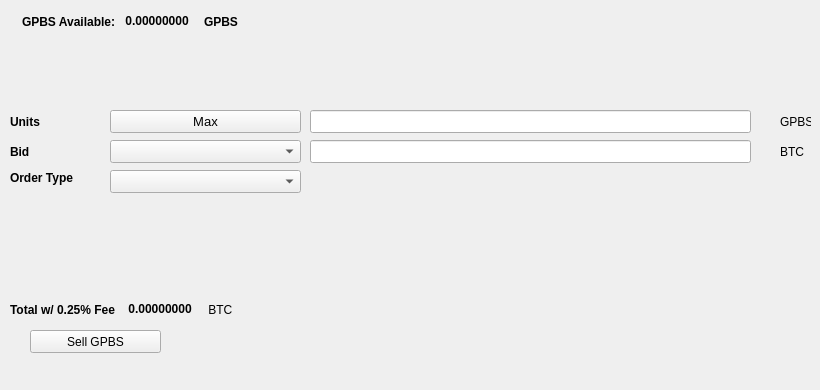
   <widget class="QWidget" name="SellTab">
    <attribute name="title">
     <string>Sell</string>
    </attribute>
    <widget class="QLabel" name="label_16">
     <property name="geometry">
      <rect>
       <x>780</x>
       <y>140</y>
       <width>31</width>
       <height>23</height>
      </rect>
     </property>
     <property name="text">
      <string>BTC</string>
     </property>
    </widget>
    <widget class="QComboBox" name="SellBidcomboBox">
     <property name="geometry">
      <rect>
       <x>110</x>
       <y>140</y>
       <width>191</width>
       <height>23</height>
      </rect>
     </property>
     <property name="font">
      <font>
       <pointsize>10</pointsize>
      </font>
     </property>
    </widget>
    <widget class="QLabel" name="label_18">
     <property name="geometry">
      <rect>
       <x>10</x>
       <y>110</y>
       <width>46</width>
       <height>23</height>
      </rect>
     </property>
     <property name="font">
      <font>
       <weight>75</weight>
       <bold>true</bold>
      </font>
     </property>
     <property name="text">
      <string>Units</string>
     </property>
    </widget>
    <widget class="QPushButton" name="Sell_Max_Amount">
     <property name="geometry">
      <rect>
       <x>110</x>
       <y>110</y>
       <width>191</width>
       <height>23</height>
      </rect>
     </property>
     <property name="font">
      <font>
       <pointsize>10</pointsize>
      </font>
     </property>
     <property name="text">
      <string>Max</string>
     </property>
    </widget>
    <widget class="QLabel" name="label_20">
     <property name="geometry">
      <rect>
       <x>10</x>
       <y>170</y>
       <width>91</width>
       <height>16</height>
      </rect>
     </property>
     <property name="font">
      <font>
       <weight>75</weight>
       <bold>true</bold>
      </font>
     </property>
     <property name="text">
      <string>Order Type</string>
     </property>
    </widget>
    <widget class="QComboBox" name="SellOrdertypeCombo">
     <property name="geometry">
      <rect>
       <x>110</x>
       <y>170</y>
       <width>191</width>
       <height>23</height>
      </rect>
     </property>
     <property name="font">
      <font>
       <pointsize>10</pointsize>
      </font>
     </property>
    </widget>
    <widget class="QLabel" name="label_21">
     <property name="geometry">
      <rect>
       <x>10</x>
       <y>140</y>
       <width>46</width>
       <height>23</height>
      </rect>
     </property>
     <property name="font">
      <font>
       <weight>75</weight>
       <bold>true</bold>
      </font>
     </property>
     <property name="text">
      <string>Bid</string>
     </property>
    </widget>
    <widget class="QLabel" name="label_22">
     <property name="geometry">
      <rect>
       <x>780</x>
       <y>110</y>
       <width>31</width>
       <height>23</height>
      </rect>
     </property>
     <property name="text">
      <string>GPBS</string>
     </property>
    </widget>
    <widget class="QLineEdit" name="UnitsInputENZ">
     <property name="geometry">
      <rect>
       <x>310</x>
       <y>110</y>
       <width>441</width>
       <height>23</height>
      </rect>
     </property>
     <property name="font">
      <font>
       <pointsize>9</pointsize>
       <weight>75</weight>
       <bold>true</bold>
      </font>
     </property>
    </widget>
    <widget class="QLineEdit" name="SellBidPriceEdit">
     <property name="geometry">
      <rect>
       <x>310</x>
       <y>140</y>
       <width>441</width>
       <height>23</height>
      </rect>
     </property>
     <property name="font">
      <font>
       <pointsize>9</pointsize>
       <weight>75</weight>
       <bold>true</bold>
      </font>
     </property>
    </widget>
    <widget class="QPushButton" name="SellENZBTN">
     <property name="geometry">
      <rect>
       <x>30</x>
       <y>330</y>
       <width>131</width>
       <height>23</height>
      </rect>
     </property>
     <property name="text">
      <string>Sell GPBS</string>
     </property>
     <property name="icon">
      <iconset resource="../britishpound">
       <normaloff>:/icons/bitcoin</normaloff>:/icons/bitcoin</iconset>
     </property>
    </widget>
    <widget class="QWidget" name="layoutWidget3">
     <property name="geometry">
      <rect>
       <x>22</x>
       <y>12</y>
       <width>258</width>
       <height>19</height>
      </rect>
     </property>
     <layout class="QHBoxLayout" name="horizontalLayout">
      <item>
       <widget class="QLabel" name="label232_2">
        <property name="font">
         <font>
          <weight>75</weight>
          <bold>true</bold>
         </font>
        </property>
        <property name="text">
         <string>GPBS Available:</string>
        </property>
       </widget>
      </item>
      <item>
       <widget class="QLabel" name="ENZAvailableLabel">
        <property name="palette">
         <palette>
          <active>
           <colorrole role="WindowText">
            <brush brushstyle="SolidPattern">
             <color alpha="255">
              <red>0</red>
              <green>0</green>
              <blue>0</blue>
             </color>
            </brush>
           </colorrole>
           <colorrole role="Button">
            <brush brushstyle="SolidPattern">
             <color alpha="255">
              <red>0</red>
              <green>170</green>
              <blue>0</blue>
             </color>
            </brush>
           </colorrole>
           <colorrole role="Light">
            <brush brushstyle="SolidPattern">
             <color alpha="255">
              <red>0</red>
              <green>255</green>
              <blue>0</blue>
             </color>
            </brush>
           </colorrole>
           <colorrole role="Midlight">
            <brush brushstyle="SolidPattern">
             <color alpha="255">
              <red>0</red>
              <green>212</green>
              <blue>0</blue>
             </color>
            </brush>
           </colorrole>
           <colorrole role="Dark">
            <brush brushstyle="SolidPattern">
             <color alpha="255">
              <red>0</red>
              <green>85</green>
              <blue>0</blue>
             </color>
            </brush>
           </colorrole>
           <colorrole role="Mid">
            <brush brushstyle="SolidPattern">
             <color alpha="255">
              <red>0</red>
              <green>113</green>
              <blue>0</blue>
             </color>
            </brush>
           </colorrole>
           <colorrole role="Text">
            <brush brushstyle="SolidPattern">
             <color alpha="255">
              <red>0</red>
              <green>170</green>
              <blue>0</blue>
             </color>
            </brush>
           </colorrole>
           <colorrole role="BrightText">
            <brush brushstyle="SolidPattern">
             <color alpha="255">
              <red>255</red>
              <green>255</green>
              <blue>255</blue>
             </color>
            </brush>
           </colorrole>
           <colorrole role="ButtonText">
            <brush brushstyle="SolidPattern">
             <color alpha="255">
              <red>0</red>
              <green>0</green>
              <blue>0</blue>
             </color>
            </brush>
           </colorrole>
           <colorrole role="Base">
            <brush brushstyle="SolidPattern">
             <color alpha="255">
              <red>255</red>
              <green>255</green>
              <blue>255</blue>
             </color>
            </brush>
           </colorrole>
           <colorrole role="Window">
            <brush brushstyle="SolidPattern">
             <color alpha="255">
              <red>0</red>
              <green>170</green>
              <blue>0</blue>
             </color>
            </brush>
           </colorrole>
           <colorrole role="Shadow">
            <brush brushstyle="SolidPattern">
             <color alpha="255">
              <red>0</red>
              <green>0</green>
              <blue>0</blue>
             </color>
            </brush>
           </colorrole>
           <colorrole role="AlternateBase">
            <brush brushstyle="SolidPattern">
             <color alpha="255">
              <red>127</red>
              <green>212</green>
              <blue>127</blue>
             </color>
            </brush>
           </colorrole>
           <colorrole role="ToolTipBase">
            <brush brushstyle="SolidPattern">
             <color alpha="255">
              <red>255</red>
              <green>255</green>
              <blue>220</blue>
             </color>
            </brush>
           </colorrole>
           <colorrole role="ToolTipText">
            <brush brushstyle="SolidPattern">
             <color alpha="255">
              <red>0</red>
              <green>0</green>
              <blue>0</blue>
             </color>
            </brush>
           </colorrole>
          </active>
          <inactive>
           <colorrole role="WindowText">
            <brush brushstyle="SolidPattern">
             <color alpha="255">
              <red>0</red>
              <green>0</green>
              <blue>0</blue>
             </color>
            </brush>
           </colorrole>
           <colorrole role="Button">
            <brush brushstyle="SolidPattern">
             <color alpha="255">
              <red>0</red>
              <green>170</green>
              <blue>0</blue>
             </color>
            </brush>
           </colorrole>
           <colorrole role="Light">
            <brush brushstyle="SolidPattern">
             <color alpha="255">
              <red>0</red>
              <green>255</green>
              <blue>0</blue>
             </color>
            </brush>
           </colorrole>
           <colorrole role="Midlight">
            <brush brushstyle="SolidPattern">
             <color alpha="255">
              <red>0</red>
              <green>212</green>
              <blue>0</blue>
             </color>
            </brush>
           </colorrole>
           <colorrole role="Dark">
            <brush brushstyle="SolidPattern">
             <color alpha="255">
              <red>0</red>
              <green>85</green>
              <blue>0</blue>
             </color>
            </brush>
           </colorrole>
           <colorrole role="Mid">
            <brush brushstyle="SolidPattern">
             <color alpha="255">
              <red>0</red>
              <green>113</green>
              <blue>0</blue>
             </color>
            </brush>
           </colorrole>
           <colorrole role="Text">
            <brush brushstyle="SolidPattern">
             <color alpha="255">
              <red>0</red>
              <green>170</green>
              <blue>0</blue>
             </color>
            </brush>
           </colorrole>
           <colorrole role="BrightText">
            <brush brushstyle="SolidPattern">
             <color alpha="255">
              <red>255</red>
              <green>255</green>
              <blue>255</blue>
             </color>
            </brush>
           </colorrole>
           <colorrole role="ButtonText">
            <brush brushstyle="SolidPattern">
             <color alpha="255">
              <red>0</red>
              <green>0</green>
              <blue>0</blue>
             </color>
            </brush>
           </colorrole>
           <colorrole role="Base">
            <brush brushstyle="SolidPattern">
             <color alpha="255">
              <red>255</red>
              <green>255</green>
              <blue>255</blue>
             </color>
            </brush>
           </colorrole>
           <colorrole role="Window">
            <brush brushstyle="SolidPattern">
             <color alpha="255">
              <red>0</red>
              <green>170</green>
              <blue>0</blue>
             </color>
            </brush>
           </colorrole>
           <colorrole role="Shadow">
            <brush brushstyle="SolidPattern">
             <color alpha="255">
              <red>0</red>
              <green>0</green>
              <blue>0</blue>
             </color>
            </brush>
           </colorrole>
           <colorrole role="AlternateBase">
            <brush brushstyle="SolidPattern">
             <color alpha="255">
              <red>127</red>
              <green>212</green>
              <blue>127</blue>
             </color>
            </brush>
           </colorrole>
           <colorrole role="ToolTipBase">
            <brush brushstyle="SolidPattern">
             <color alpha="255">
              <red>255</red>
              <green>255</green>
              <blue>220</blue>
             </color>
            </brush>
           </colorrole>
           <colorrole role="ToolTipText">
            <brush brushstyle="SolidPattern">
             <color alpha="255">
              <red>0</red>
              <green>0</green>
              <blue>0</blue>
             </color>
            </brush>
           </colorrole>
          </inactive>
          <disabled>
           <colorrole role="WindowText">
            <brush brushstyle="SolidPattern">
             <color alpha="255">
              <red>0</red>
              <green>85</green>
              <blue>0</blue>
             </color>
            </brush>
           </colorrole>
           <colorrole role="Button">
            <brush brushstyle="SolidPattern">
             <color alpha="255">
              <red>0</red>
              <green>170</green>
              <blue>0</blue>
             </color>
            </brush>
           </colorrole>
           <colorrole role="Light">
            <brush brushstyle="SolidPattern">
             <color alpha="255">
              <red>0</red>
              <green>255</green>
              <blue>0</blue>
             </color>
            </brush>
           </colorrole>
           <colorrole role="Midlight">
            <brush brushstyle="SolidPattern">
             <color alpha="255">
              <red>0</red>
              <green>212</green>
              <blue>0</blue>
             </color>
            </brush>
           </colorrole>
           <colorrole role="Dark">
            <brush brushstyle="SolidPattern">
             <color alpha="255">
              <red>0</red>
              <green>85</green>
              <blue>0</blue>
             </color>
            </brush>
           </colorrole>
           <colorrole role="Mid">
            <brush brushstyle="SolidPattern">
             <color alpha="255">
              <red>0</red>
              <green>113</green>
              <blue>0</blue>
             </color>
            </brush>
           </colorrole>
           <colorrole role="Text">
            <brush brushstyle="SolidPattern">
             <color alpha="255">
              <red>0</red>
              <green>85</green>
              <blue>0</blue>
             </color>
            </brush>
           </colorrole>
           <colorrole role="BrightText">
            <brush brushstyle="SolidPattern">
             <color alpha="255">
              <red>255</red>
              <green>255</green>
              <blue>255</blue>
             </color>
            </brush>
           </colorrole>
           <colorrole role="ButtonText">
            <brush brushstyle="SolidPattern">
             <color alpha="255">
              <red>0</red>
              <green>85</green>
              <blue>0</blue>
             </color>
            </brush>
           </colorrole>
           <colorrole role="Base">
            <brush brushstyle="SolidPattern">
             <color alpha="255">
              <red>0</red>
              <green>170</green>
              <blue>0</blue>
             </color>
            </brush>
           </colorrole>
           <colorrole role="Window">
            <brush brushstyle="SolidPattern">
             <color alpha="255">
              <red>0</red>
              <green>170</green>
              <blue>0</blue>
             </color>
            </brush>
           </colorrole>
           <colorrole role="Shadow">
            <brush brushstyle="SolidPattern">
             <color alpha="255">
              <red>0</red>
              <green>0</green>
              <blue>0</blue>
             </color>
            </brush>
           </colorrole>
           <colorrole role="AlternateBase">
            <brush brushstyle="SolidPattern">
             <color alpha="255">
              <red>0</red>
              <green>170</green>
              <blue>0</blue>
             </color>
            </brush>
           </colorrole>
           <colorrole role="ToolTipBase">
            <brush brushstyle="SolidPattern">
             <color alpha="255">
              <red>255</red>
              <green>255</green>
              <blue>220</blue>
             </color>
            </brush>
           </colorrole>
           <colorrole role="ToolTipText">
            <brush brushstyle="SolidPattern">
             <color alpha="255">
              <red>0</red>
              <green>0</green>
              <blue>0</blue>
             </color>
            </brush>
           </colorrole>
          </disabled>
         </palette>
        </property>
        <property name="font">
         <font>
          <weight>75</weight>
          <bold>true</bold>
         </font>
        </property>
        <property name="text">
         <string> 0.00000000 </string>
        </property>
        <property name="textInteractionFlags">
         <set>Qt::LinksAccessibleByMouse|Qt::TextSelectableByKeyboard|Qt::TextSelectableByMouse</set>
        </property>
       </widget>
      </item>
      <item>
       <widget class="QLabel" name="labelENZ">
        <property name="font">
         <font>
          <weight>75</weight>
          <bold>true</bold>
         </font>
        </property>
        <property name="text">
         <string>GPBS</string>
        </property>
       </widget>
      </item>
     </layout>
    </widget>
    <widget class="QWidget" name="layoutWidget">
     <property name="geometry">
      <rect>
       <x>10</x>
       <y>300</y>
       <width>268</width>
       <height>19</height>
      </rect>
     </property>
     <layout class="QHBoxLayout" name="horizontalLayout_2">
      <item>
       <widget class="QLabel" name="label_19">
        <property name="font">
         <font>
          <weight>75</weight>
          <bold>true</bold>
         </font>
        </property>
        <property name="text">
         <string>Total w/ 0.25% Fee </string>
        </property>
       </widget>
      </item>
      <item>
       <widget class="QLabel" name="SellCostLabel">
        <property name="palette">
         <palette>
          <active>
           <colorrole role="WindowText">
            <brush brushstyle="SolidPattern">
             <color alpha="255">
              <red>0</red>
              <green>0</green>
              <blue>0</blue>
             </color>
            </brush>
           </colorrole>
           <colorrole role="Button">
            <brush brushstyle="SolidPattern">
             <color alpha="255">
              <red>0</red>
              <green>170</green>
              <blue>0</blue>
             </color>
            </brush>
           </colorrole>
           <colorrole role="Light">
            <brush brushstyle="SolidPattern">
             <color alpha="255">
              <red>0</red>
              <green>255</green>
              <blue>0</blue>
             </color>
            </brush>
           </colorrole>
           <colorrole role="Midlight">
            <brush brushstyle="SolidPattern">
             <color alpha="255">
              <red>0</red>
              <green>212</green>
              <blue>0</blue>
             </color>
            </brush>
           </colorrole>
           <colorrole role="Dark">
            <brush brushstyle="SolidPattern">
             <color alpha="255">
              <red>0</red>
              <green>85</green>
              <blue>0</blue>
             </color>
            </brush>
           </colorrole>
           <colorrole role="Mid">
            <brush brushstyle="SolidPattern">
             <color alpha="255">
              <red>0</red>
              <green>113</green>
              <blue>0</blue>
             </color>
            </brush>
           </colorrole>
           <colorrole role="Text">
            <brush brushstyle="SolidPattern">
             <color alpha="255">
              <red>0</red>
              <green>170</green>
              <blue>0</blue>
             </color>
            </brush>
           </colorrole>
           <colorrole role="BrightText">
            <brush brushstyle="SolidPattern">
             <color alpha="255">
              <red>255</red>
              <green>255</green>
              <blue>255</blue>
             </color>
            </brush>
           </colorrole>
           <colorrole role="ButtonText">
            <brush brushstyle="SolidPattern">
             <color alpha="255">
              <red>0</red>
              <green>0</green>
              <blue>0</blue>
             </color>
            </brush>
           </colorrole>
           <colorrole role="Base">
            <brush brushstyle="SolidPattern">
             <color alpha="255">
              <red>255</red>
              <green>255</green>
              <blue>255</blue>
             </color>
            </brush>
           </colorrole>
           <colorrole role="Window">
            <brush brushstyle="SolidPattern">
             <color alpha="255">
              <red>0</red>
              <green>170</green>
              <blue>0</blue>
             </color>
            </brush>
           </colorrole>
           <colorrole role="Shadow">
            <brush brushstyle="SolidPattern">
             <color alpha="255">
              <red>0</red>
              <green>0</green>
              <blue>0</blue>
             </color>
            </brush>
           </colorrole>
           <colorrole role="AlternateBase">
            <brush brushstyle="SolidPattern">
             <color alpha="255">
              <red>127</red>
              <green>212</green>
              <blue>127</blue>
             </color>
            </brush>
           </colorrole>
           <colorrole role="ToolTipBase">
            <brush brushstyle="SolidPattern">
             <color alpha="255">
              <red>255</red>
              <green>255</green>
              <blue>220</blue>
             </color>
            </brush>
           </colorrole>
           <colorrole role="ToolTipText">
            <brush brushstyle="SolidPattern">
             <color alpha="255">
              <red>0</red>
              <green>0</green>
              <blue>0</blue>
             </color>
            </brush>
           </colorrole>
          </active>
          <inactive>
           <colorrole role="WindowText">
            <brush brushstyle="SolidPattern">
             <color alpha="255">
              <red>0</red>
              <green>0</green>
              <blue>0</blue>
             </color>
            </brush>
           </colorrole>
           <colorrole role="Button">
            <brush brushstyle="SolidPattern">
             <color alpha="255">
              <red>0</red>
              <green>170</green>
              <blue>0</blue>
             </color>
            </brush>
           </colorrole>
           <colorrole role="Light">
            <brush brushstyle="SolidPattern">
             <color alpha="255">
              <red>0</red>
              <green>255</green>
              <blue>0</blue>
             </color>
            </brush>
           </colorrole>
           <colorrole role="Midlight">
            <brush brushstyle="SolidPattern">
             <color alpha="255">
              <red>0</red>
              <green>212</green>
              <blue>0</blue>
             </color>
            </brush>
           </colorrole>
           <colorrole role="Dark">
            <brush brushstyle="SolidPattern">
             <color alpha="255">
              <red>0</red>
              <green>85</green>
              <blue>0</blue>
             </color>
            </brush>
           </colorrole>
           <colorrole role="Mid">
            <brush brushstyle="SolidPattern">
             <color alpha="255">
              <red>0</red>
              <green>113</green>
              <blue>0</blue>
             </color>
            </brush>
           </colorrole>
           <colorrole role="Text">
            <brush brushstyle="SolidPattern">
             <color alpha="255">
              <red>0</red>
              <green>170</green>
              <blue>0</blue>
             </color>
            </brush>
           </colorrole>
           <colorrole role="BrightText">
            <brush brushstyle="SolidPattern">
             <color alpha="255">
              <red>255</red>
              <green>255</green>
              <blue>255</blue>
             </color>
            </brush>
           </colorrole>
           <colorrole role="ButtonText">
            <brush brushstyle="SolidPattern">
             <color alpha="255">
              <red>0</red>
              <green>0</green>
              <blue>0</blue>
             </color>
            </brush>
           </colorrole>
           <colorrole role="Base">
            <brush brushstyle="SolidPattern">
             <color alpha="255">
              <red>255</red>
              <green>255</green>
              <blue>255</blue>
             </color>
            </brush>
           </colorrole>
           <colorrole role="Window">
            <brush brushstyle="SolidPattern">
             <color alpha="255">
              <red>0</red>
              <green>170</green>
              <blue>0</blue>
             </color>
            </brush>
           </colorrole>
           <colorrole role="Shadow">
            <brush brushstyle="SolidPattern">
             <color alpha="255">
              <red>0</red>
              <green>0</green>
              <blue>0</blue>
             </color>
            </brush>
           </colorrole>
           <colorrole role="AlternateBase">
            <brush brushstyle="SolidPattern">
             <color alpha="255">
              <red>127</red>
              <green>212</green>
              <blue>127</blue>
             </color>
            </brush>
           </colorrole>
           <colorrole role="ToolTipBase">
            <brush brushstyle="SolidPattern">
             <color alpha="255">
              <red>255</red>
              <green>255</green>
              <blue>220</blue>
             </color>
            </brush>
           </colorrole>
           <colorrole role="ToolTipText">
            <brush brushstyle="SolidPattern">
             <color alpha="255">
              <red>0</red>
              <green>0</green>
              <blue>0</blue>
             </color>
            </brush>
           </colorrole>
          </inactive>
          <disabled>
           <colorrole role="WindowText">
            <brush brushstyle="SolidPattern">
             <color alpha="255">
              <red>0</red>
              <green>85</green>
              <blue>0</blue>
             </color>
            </brush>
           </colorrole>
           <colorrole role="Button">
            <brush brushstyle="SolidPattern">
             <color alpha="255">
              <red>0</red>
              <green>170</green>
              <blue>0</blue>
             </color>
            </brush>
           </colorrole>
           <colorrole role="Light">
            <brush brushstyle="SolidPattern">
             <color alpha="255">
              <red>0</red>
              <green>255</green>
              <blue>0</blue>
             </color>
            </brush>
           </colorrole>
           <colorrole role="Midlight">
            <brush brushstyle="SolidPattern">
             <color alpha="255">
              <red>0</red>
              <green>212</green>
              <blue>0</blue>
             </color>
            </brush>
           </colorrole>
           <colorrole role="Dark">
            <brush brushstyle="SolidPattern">
             <color alpha="255">
              <red>0</red>
              <green>85</green>
              <blue>0</blue>
             </color>
            </brush>
           </colorrole>
           <colorrole role="Mid">
            <brush brushstyle="SolidPattern">
             <color alpha="255">
              <red>0</red>
              <green>113</green>
              <blue>0</blue>
             </color>
            </brush>
           </colorrole>
           <colorrole role="Text">
            <brush brushstyle="SolidPattern">
             <color alpha="255">
              <red>0</red>
              <green>85</green>
              <blue>0</blue>
             </color>
            </brush>
           </colorrole>
           <colorrole role="BrightText">
            <brush brushstyle="SolidPattern">
             <color alpha="255">
              <red>255</red>
              <green>255</green>
              <blue>255</blue>
             </color>
            </brush>
           </colorrole>
           <colorrole role="ButtonText">
            <brush brushstyle="SolidPattern">
             <color alpha="255">
              <red>0</red>
              <green>85</green>
              <blue>0</blue>
             </color>
            </brush>
           </colorrole>
           <colorrole role="Base">
            <brush brushstyle="SolidPattern">
             <color alpha="255">
              <red>0</red>
              <green>170</green>
              <blue>0</blue>
             </color>
            </brush>
           </colorrole>
           <colorrole role="Window">
            <brush brushstyle="SolidPattern">
             <color alpha="255">
              <red>0</red>
              <green>170</green>
              <blue>0</blue>
             </color>
            </brush>
           </colorrole>
           <colorrole role="Shadow">
            <brush brushstyle="SolidPattern">
             <color alpha="255">
              <red>0</red>
              <green>0</green>
              <blue>0</blue>
             </color>
            </brush>
           </colorrole>
           <colorrole role="AlternateBase">
            <brush brushstyle="SolidPattern">
             <color alpha="255">
              <red>0</red>
              <green>170</green>
              <blue>0</blue>
             </color>
            </brush>
           </colorrole>
           <colorrole role="ToolTipBase">
            <brush brushstyle="SolidPattern">
             <color alpha="255">
              <red>255</red>
              <green>255</green>
              <blue>220</blue>
             </color>
            </brush>
           </colorrole>
           <colorrole role="ToolTipText">
            <brush brushstyle="SolidPattern">
             <color alpha="255">
              <red>0</red>
              <green>0</green>
              <blue>0</blue>
             </color>
            </brush>
           </colorrole>
          </disabled>
         </palette>
        </property>
        <property name="font">
         <font>
          <weight>75</weight>
          <bold>true</bold>
         </font>
        </property>
        <property name="autoFillBackground">
         <bool>false</bool>
        </property>
        <property name="text">
         <string> 0.00000000</string>
        </property>
        <property name="textInteractionFlags">
         <set>Qt::LinksAccessibleByMouse|Qt::TextSelectableByMouse</set>
        </property>
       </widget>
      </item>
      <item>
       <widget class="QLabel" name="label_17">
        <property name="font">
         <font>
          <weight>50</weight>
          <bold>false</bold>
         </font>
        </property>
        <property name="text">
         <string> BTC</string>
        </property>
       </widget>
      </item>
     </layout>
    </widget>
    <widget class="QLabel" name="label_23">
     <property name="geometry">
      <rect>
       <x>460</x>
       <y>300</y>
       <width>281</width>
       <height>81</height>
      </rect>
     </property>
     <property name="text">
      <string/>
     </property>
     <property name="pixmap">
      <pixmap>:/images/bittrex</pixmap>
     </property>
    </widget>
   </widget>
